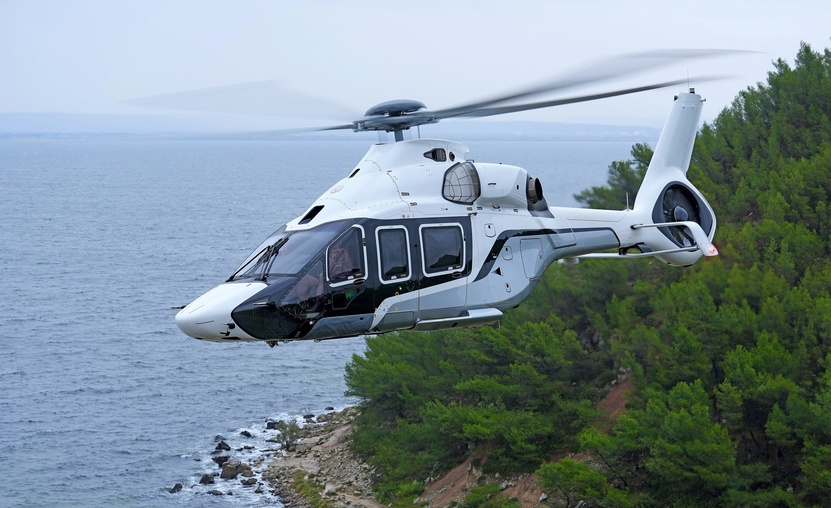
#> input picture data/Helicopter/000001.jpg, 831 x 508 px, shrunk from 2552 x 1560 before the run; its folder holds only this picture in this run
$ python preprocessdata.py
#> lines starting #> are read from the running program, lines starting #| are printed output that depends on the picture
import os
import cv2

def annotate_images_by_directory(
    data_dir: str,
    output_dir: str
):
    """
    For each subfolder in 'data_dir', treats the subfolder's name as the annotation label.
    Draws a bounding box around the entire image and writes the label on it.
    Saves the annotated images in 'output_dir' with the same subfolder structure.

    Parameters:
    -----------
    data_dir : str
        Path to the main dataset directory containing subfolders of images.
    output_dir : str
        Path to the directory where annotated images will be saved.
    """
#> called with data_dir = './data', output_dir = './preprocessed_data'

    # 1. Ensure the output directory exists
    os.makedirs(output_dir, exist_ok=True)

    # 2. Loop over each subfolder (each class/label)
    for label_name in os.listdir(data_dir):
        label_path = os.path.join(data_dir, label_name)

        # Skip if it's not a directory
        if not os.path.isdir(label_path):
            continue

        # Create the corresponding output subfolder
        out_label_dir = os.path.join(output_dir, label_name)
        os.makedirs(out_label_dir, exist_ok=True)

        # 3. For each image in the subfolder
        for filename in os.listdir(label_path):
            if filename.lower().endswith(('.jpg', '.jpeg', '.png', '.bmp')):
                img_path = os.path.join(label_path, filename)

                # Read image
                img = cv2.imread(img_path)
#> img is the input picture: shape (508, 831, 3); mean B, G, R 151.3, 142.5, 125.5
                if img is None:
                    print(f"Warning: Could not load image: {img_path}")
                    continue

                # Dimensions of the image
                height, width, _ = img.shape
#> height = 508; width = 831

                # 4. Draw a bounding box around the entire image
                # Top-left corner (0, 0), bottom-right corner (width-1, height-1)
                box_color = (0, 255, 0)  # green in BGR
                cv2.rectangle(img, (0, 0), (width-1, height-1), box_color, 2)

                # 5. Put text (the directory name) on the top-left
                label_text = label_name
                font = cv2.FONT_HERSHEY_SIMPLEX
                cv2.putText(
                    img, label_text,
                    (10, 30),  # slightly down from top-left
                    font, 1.0,  # font scale
                    box_color,
                    2  # thickness
                )
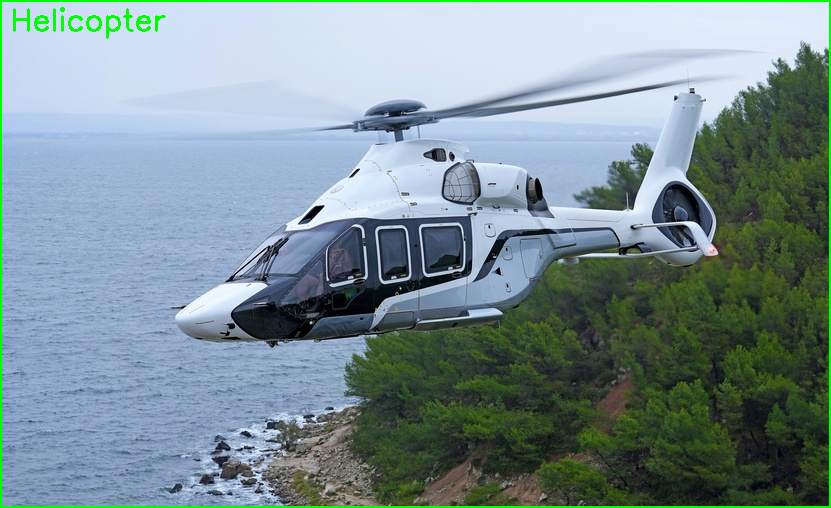
#> img: shape (508, 831, 3); mean B, G, R 148.6, 144, 123.2

                # 6. Save the annotated image
                out_img_path = os.path.join(out_label_dir, filename)
                cv2.imwrite(out_img_path, img)
                print(f"Annotated image saved -> {out_img_path}")
#> pass 2 of the loop in annotate_images_by_directory, `for label_name in os.listdir(data_dir):`:
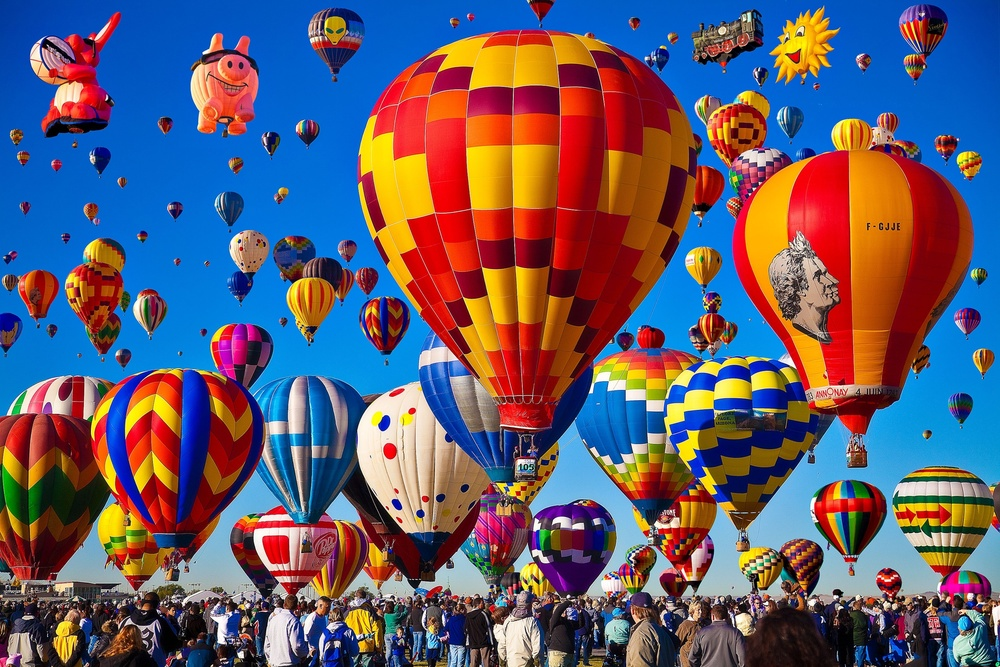
#> input picture data/Hot_air_balloon/000001.jpg, 1000 x 667 px, shrunk from 3072 x 2048 before the run
#> in annotate_images_by_directory, img is the input picture: shape (667, 1000, 3); mean B, G, R 108.3, 90.8, 98.4
#> in annotate_images_by_directory, `cv2.putText( img, label_text, (10, 30),`:
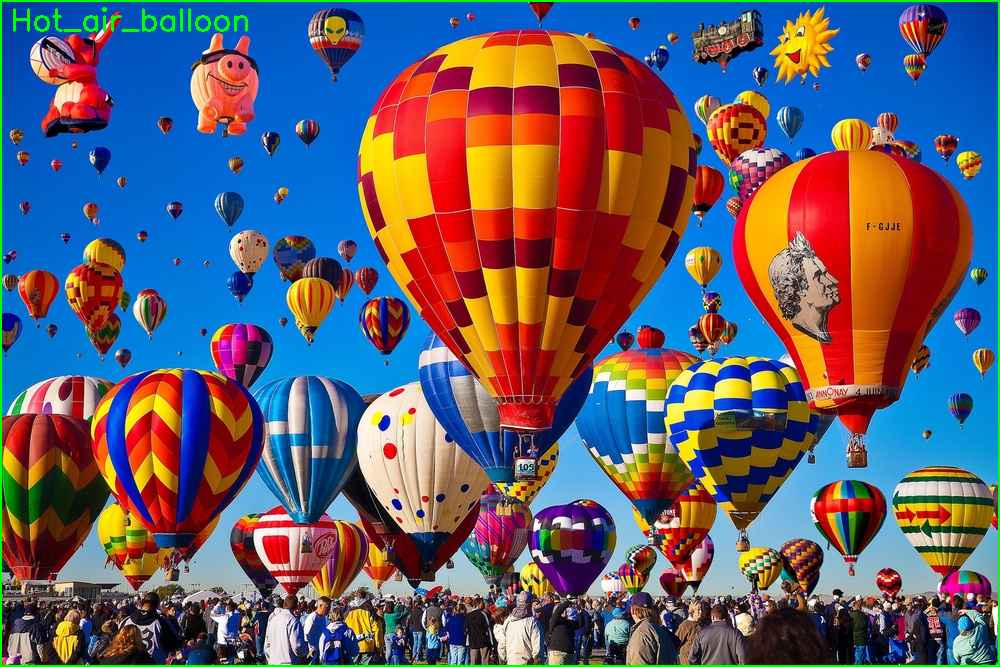
#> img: shape (667, 1000, 3); mean B, G, R 106.5, 93, 98

if __name__ == "__main__":
    # Example usage:
    DATA_DIR = "./data"               # e.g., "data/" with subfolders: "cat/", "dog/"
    OUTPUT_DIR = "./preprocessed_data" # output folder

    annotate_images_by_directory(DATA_DIR, OUTPUT_DIR)
